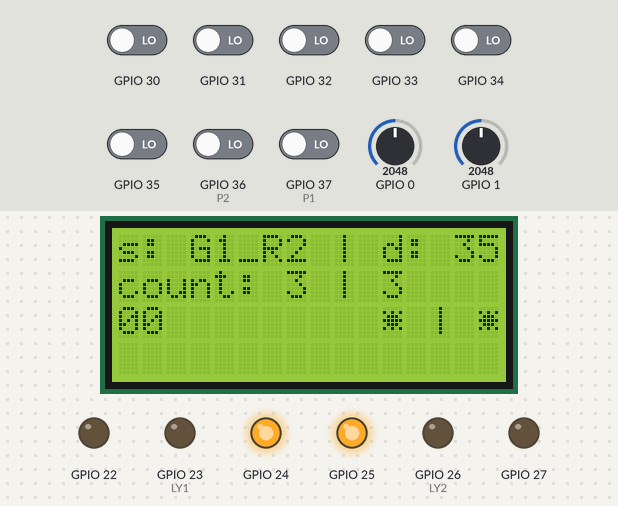
Bench run of a sketch on a simulated ESP32. On the bench: 16×4 character LCD, output pins drawn as LEDs (lit = HIGH). Dashed ring = blinking. The inputs (shaded band) are chosen by the test bench; at power-on: GPIO 30–35, GPIO 36 (P2), GPIO 37 (P1) LOW, GPIO 0 = 2048, GPIO 1 = 2048.

Above: at 1.2 s.
1.3 s: GPIO 0 set to 314
4.3 s: GPIO 0 set to 270
At 5.2 s:
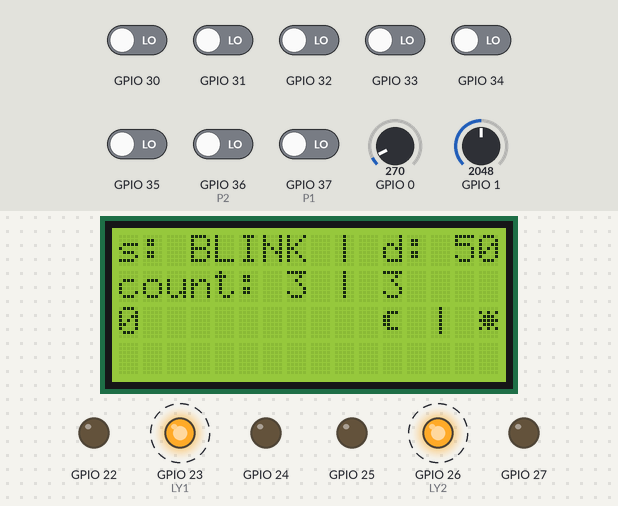
7.3 s: GPIO 1 set to 324
8.8 s: GPIO 1 set to 283
At 10.2 s:
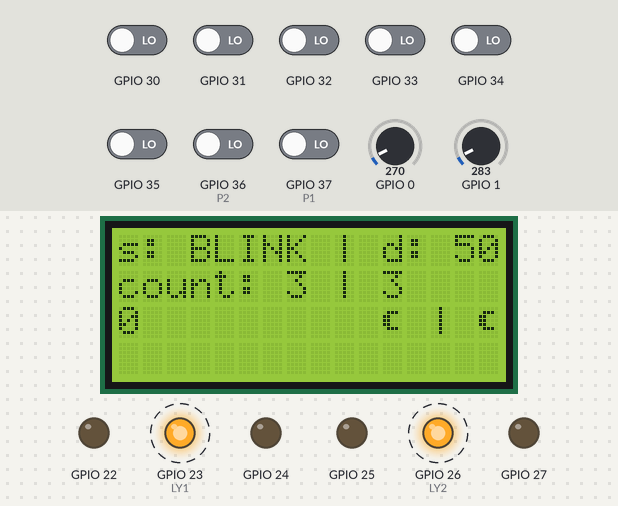
11.8 s: GPIO 0 set to 340
At 13.2 s:
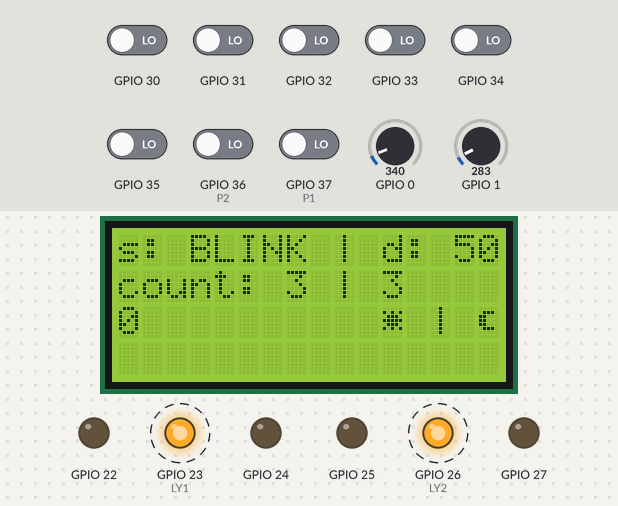
14.8 s: GPIO 30 driven HIGH
At 15.7 s:
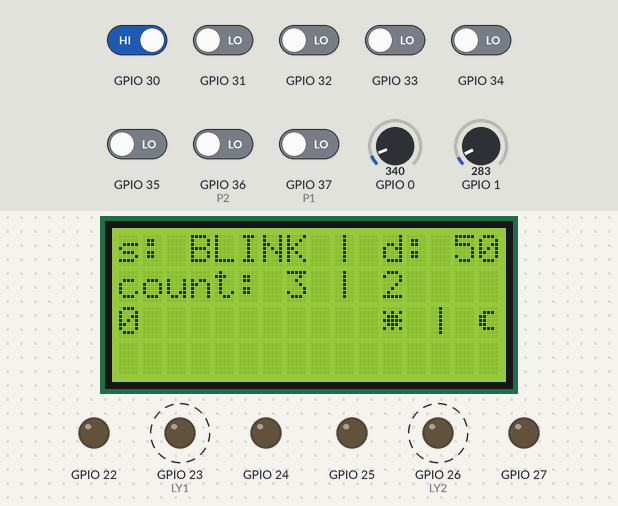
Timing chart, 0 to 17.8 s (numbered marks = the images above; inputs shaded):
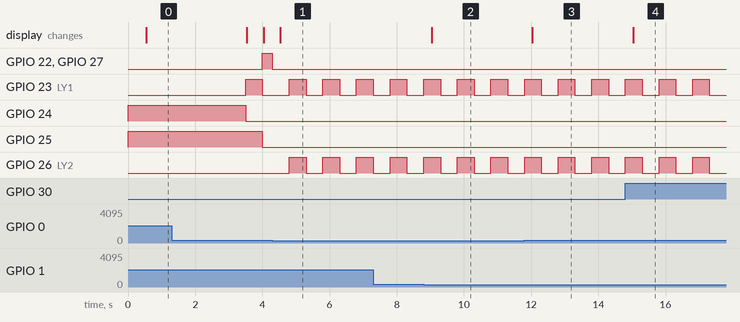

Measured:
- the behaviour switches between 300 and 299 on GPIO 0 (found by bisection; images 0 and 1)
- the behaviour switches between 300 and 299 on GPIO 1 (found by bisection; images 1 and 2)
- after the input at 4.3 s, GPIO 22, GPIO 27: HIGH → LOW at once; GPIO 23 (LY1), GPIO 26 (LY2): alternates HIGH for 0.50 s and LOW for 0.50 s, starting after 0.50 s; the display: changes after 0.24 s (image 1)
- after the input at 8.8 s, the display: changes after 0.24 s (image 2)
- after the input at 11.8 s, the display: changes after 0.24 s (image 3)
- after the input at 14.8 s, the display: changes after 0.24 s (image 4)

The sketch:

SmartCity.ino.ino
```cpp
#include <LiquidCrystal_I2C.h>

#include <Wire.h>

#include "TrafficLight.h"
#include "LightSensor.h"
#include "InfraredSensor.h"
#include "Button.h"

#define LDR1 0  // LDR Light sensor from traffic light 1 connected in pin A0
#define LDR2 1  // LDR Light sensor from traffic light 2 connected in pin A1
#define P1 37   // Botón de semáforo 1 conectado en pin 37
#define P2 36   // Botón de semáforo 2 conectado en pin 36
#define LR1 22  // Luz roja de semáforo 1 conectada en pin 22
#define LY1 23  // Luz amarilla de semáforo 1 conectada en pin 23
#define LG1 24  // Luz verde de semáforo 1 conectada en pin 24
#define LR2 25  // Luz roja de semáforo 2 conectada en pin 25
#define LG2 27  // Luz verde de semáforo 2 conectada en pin 27
#define LY2 26  // Luz amarilla de semáforo 2 conectada en pin 26

#define CNY1 35  // Infrared sensor 1 in traffic light 1 connected in pin 35
#define CNY2 34  // Infrared sensor 2 in traffic light 1 connected in pin 34
#define CNY3 33  // Infrared sensor 3 in traffic light 1 connected in pin 33
#define CNY4 32  // Infrared sensor 4 in traffic light 2 connected in pin 32
#define CNY5 31  // Infrared sensor 5 in traffic light 2 connected in pin 31
#define CNY6 30  // Infrared sensor 6 in traffic light 2 connected in pin 30

#define GREEN_TIME1 3500       // Green time for light 1
#define YELLOW_TIME1 500       // Yellow time for light 1
#define RED_TIME1 4000         // Red time for light 1
#define GREEN_TIME2 3500       // Green time for light 2
#define YELLOW_TIME2 500       // Yellow time for light 2
#define RED_TIME2 4000         // Red time for light 2
#define BLINKING_DURATION 500  // Blinking duration
#define PEDESTRIAN_DEBOUNCE 2000

#define DEBOUNCE_DELAY 500  // Debounce delay in milliseconds
#define LCD_UPDATE_INTERVAL 500 // Update LCD every 100 milliseconds

byte sunIcon[8] = {
  0b00000,
  0b10101,
  0b01110,
  0b11111,
  0b01110,
  0b10101,
  0b00000,
  0b00000
};

byte moonIcon[8] = {
  0b00000,
  0b01110,
  0b11000,
  0b11000,
  0b11000,
  0b01110,
  0b00000,
  0b00000
};

// Initialize the LCD
LiquidCrystal_I2C lcd(0x27, 16, 4); // Set the LCD address to 0x27 for a 16 chars and 4 line display

LightSensor ls1(LDR1);
LightSensor ls2(LDR2);

InfraredSensor is1l1(CNY1);
InfraredSensor is2l1(CNY2);
InfraredSensor is3l1(CNY3);
InfraredSensor is1l2(CNY4);
InfraredSensor is2l2(CNY5);
InfraredSensor is3l2(CNY6);

InfraredSensor issl1[3] = { is1l1, is2l1, is3l1 };
InfraredSensor issl2[3] = { is1l2, is2l2, is3l2 };

Button button1(P2, DEBOUNCE_DELAY);
Button button2(P1, DEBOUNCE_DELAY);

TrafficLight light1(LR1, LY1, LG1, ls1, issl1, button1);  // Semáforo 1
TrafficLight light2(LR2, LY2, LG2, ls2, issl2, button2);  // Semáforo 2

enum TrafficLightState {
  GREEN1_RED2,
  YELLOW1_RED2,
  RED1_GREEN2,
  RED1_YELLOW2,
  BLINKING
};

TrafficLightState currentState;
unsigned long previousMillis = 0;
unsigned long previousLCDMillis = 0;
unsigned long stateDuration = 0;
bool blinkingState = false;
bool pedestrianDebounce = false;

void updateLCD(unsigned long currentMillis) {
  if (currentMillis - previousLCDMillis < LCD_UPDATE_INTERVAL) return;

  previousLCDMillis = currentMillis;

  lcd.clear();
  lcd.setCursor(0, 0);
  lcd.print("s: ");
  switch (currentState) {
    case GREEN1_RED2:
      lcd.print("G1_R2");
      break;
    case YELLOW1_RED2:
      lcd.print("Y1_R2");
      break;
    case RED1_GREEN2:
      lcd.print("R1_G2");
      break;
    case RED1_YELLOW2:
      lcd.print("R1_Y2");
      break;
    case BLINKING:
      lcd.print("BLINK");
      break;
  }
  lcd.print(" | d: ");
  lcd.print(stateDuration);

  lcd.setCursor(0, 1);
  lcd.print("count: ");
  lcd.print(light1.getVehicleCount());
  lcd.print(" | ");
  lcd.print(light2.getVehicleCount());
  lcd.setCursor(7, 2);
  lcd.write(light1.isNight() ? byte(1) : byte(0));
  lcd.print(" | ");
  lcd.write(light2.isNight() ? byte(1) : byte(0));
}

void updateTimingWeights(unsigned long currentMillis) {
  int vehicleCount1 = light1.getVehicleCount();
  int vehicleCount2 = light2.getVehicleCount();

  // Calculate the difference
  int diff = abs(vehicleCount1 - vehicleCount2);

  // Default green times
  unsigned long greenTime1 = GREEN_TIME1;
  unsigned long greenTime2 = GREEN_TIME2;

  if (vehicleCount1 == 0 && vehicleCount2 > 0) {
    greenTime2 = GREEN_TIME2 * 2;  // Double the green time if no vehicles in light1
  } else if (vehicleCount2 == 0 && vehicleCount1 > 0) {
    greenTime1 = GREEN_TIME1 * 2;  // Double the green time if no vehicles in light2
  } else if (diff == 1) {
    if (vehicleCount1 > vehicleCount2) {
      greenTime1 = GREEN_TIME1 * 1.2;  // 20% longer
      greenTime2 = GREEN_TIME2 * 0.8;  // 20% shorter
    } else {
      greenTime1 = GREEN_TIME1 * 0.8;  // 20% shorter
      greenTime2 = GREEN_TIME2 * 1.2;  // 20% longer
    }
  } else if (diff >= 2) {
    if (vehicleCount1 > vehicleCount2) {
      greenTime1 = GREEN_TIME1 * 1.5;  // 50% longer
      greenTime2 = GREEN_TIME2 * 0.5;  // 50% shorter
    } else {
      greenTime1 = GREEN_TIME1 * 0.5;  // 50% shorter
      greenTime2 = GREEN_TIME2 * 1.5;  // 50% longer
    }
  }

  // Update the state duration based on the current state
  if (currentState == GREEN1_RED2) {
    stateDuration = greenTime1;
  } else if (currentState == RED1_GREEN2) {
    stateDuration = greenTime2;
  }
}

void updatePedestrianButtons(unsigned long currentMillis) {
  // Update button states
  button1.update();
  button2.update();

  if (pedestrianDebounce && (currentMillis - previousMillis >= PEDESTRIAN_DEBOUNCE)) pedestrianDebounce = false;
  // Handle button presses to transition faster
  if (!pedestrianDebounce && (button1.wasPressed() || button2.wasPressed())) {

    if (currentState == GREEN1_RED2 || currentState == RED1_GREEN2)
      stateDuration = 0;  // Transition to yellow immediately

    Serial.println(currentState);
    Serial.println(stateDuration);
    button1.reset();
    button2.reset();
    pedestrianDebounce = true;
  }
}

void updateLightSensors(unsigned long currentMillis) {
  // Check for night mode
  bool nightMode = light1.isNight() || light2.isNight();

  if (nightMode && currentState != BLINKING) {
    // Switch to blinking state immediately
    light1.setBlinking();
    light2.setBlinking();
    currentState = BLINKING;
    previousMillis = currentMillis;
    stateDuration = BLINKING_DURATION;
  } else if (!nightMode && currentState == BLINKING) {
    // Switch back to initial state
    currentState = GREEN1_RED2;
    previousMillis = currentMillis;
    stateDuration = GREEN_TIME1;
    light1.setGreen();
    light2.setRed();
  }
}

void updateTrafficLights(unsigned long currentMillis) {
  // Update the state machine
  if (currentMillis - previousMillis >= stateDuration) {
    previousMillis = currentMillis;

    switch (currentState) {
      case GREEN1_RED2:
        light1.setYellow();
        light2.setRed();
        currentState = YELLOW1_RED2;
        stateDuration = YELLOW_TIME1;
        break;

      case YELLOW1_RED2:
        light1.setRed();
        light2.setGreen();
        currentState = RED1_GREEN2;
        stateDuration = GREEN_TIME2;
        break;

      case RED1_GREEN2:
        light1.setRed();
        light2.setYellow();
        currentState = RED1_YELLOW2;
        stateDuration = YELLOW_TIME2;
        break;

      case RED1_YELLOW2:
        light1.setGreen();
        light2.setRed();
        currentState = GREEN1_RED2;
        stateDuration = GREEN_TIME1;
        break;

      case BLINKING:
        blinkingState = !blinkingState;
        digitalWrite(LY1, blinkingState ? HIGH : LOW);
        digitalWrite(LY2, blinkingState ? HIGH : LOW);
        stateDuration = BLINKING_DURATION;
        break;
    }
  }
}

void setup() {
  // Inicializa la máquina de estados
  currentState = GREEN1_RED2;
  previousMillis = millis();
  stateDuration = GREEN_TIME1;  // Initial green time for light 1

  light1.initialize();
  light1.setGreen();
  light2.initialize();
  light2.setRed();

  lcd.begin();
  lcd.backlight();

  // Create custom characters
  lcd.createChar(0, sunIcon);
  lcd.createChar(1, moonIcon);

  updateLCD(millis());

  Serial.begin(9600);
}

void loop() {
  unsigned long currentMillis = millis();

  updateTimingWeights(currentMillis);

  updatePedestrianButtons(currentMillis);

  updateLightSensors(currentMillis);

  updateTrafficLights(currentMillis);

  updateLCD(currentMillis);
}
```

Button.cpp
```cpp
#include "Button.h"
#include <Arduino.h>

Button::Button(int pin, unsigned long debounceDelay) {
    this->pin = pin;
    this->debounceDelay = debounceDelay;
    pinMode(pin, INPUT);
    wasPressedInCycle = false;
    lastDebounceTime = 0;
}

void Button::update() {
  bool reading = digitalRead(pin);
  if ((reading == HIGH) && ((millis() - lastDebounceTime) > debounceDelay)) {
    Serial.print("Button changed: ");
    wasPressedInCycle = reading;
    Serial.println(wasPressedInCycle);
    lastDebounceTime = millis();
  }
}

bool Button::wasPressed() {
  return wasPressedInCycle;
}

void Button::reset() {
  wasPressedInCycle = false;
}
```

Button.h
```cpp
#ifndef BUTTON_H
#define BUTTON_H

class Button {
private:
  int pin;
  bool wasPressedInCycle;
  unsigned long lastDebounceTime;
  unsigned long debounceDelay;

public:
  Button(int pin, unsigned long debounceDelay = 50);
  void update();
  bool wasPressed();
  void reset();
};

#endif
```

Co2Sensor.cpp
```cpp
#include "Co2Sensor.h"
#include <Arduino.h>
#include <math.h>

Co2Sensor::Co2Sensor(int sensorPin, float zeroPoint, float reaction, float gain) {
  pin = sensorPin;
  zeroPointVoltage = zeroPoint;
  reactionVoltage = reaction;
  dcGain = gain;
  co2Curve[0] = 2.602;
  co2Curve[1] = zeroPointVoltage;
  co2Curve[2] = reaction / (2.602 - 3);
  pinMode(pin, INPUT);
}

float Co2Sensor::GetValue() {
  float volts = analogRead(pin) * 5.0 / 1023.0;  // Convert CO2 ADC to volts
  if (volts / dcGain >= zeroPointVoltage) {
    return -1;  // Indicate an error reading CO2
  } else {
    return pow(10, ((volts / dcGain) - co2Curve[1]) / co2Curve[2] + co2Curve[0]);
  }
}
```

Co2Sensor.h
```cpp
#ifndef CO2_SENSOR_H
#define CO2_SENSOR_H

class Co2Sensor {
private:
  int pin;
  float zeroPointVoltage;
  float reactionVoltage;
  float dcGain;
  float co2Curve[3];

public:
  Co2Sensor(int sensorPin, float zeroPoint, float reaction, float gain);
  float GetValue();
};

#endif
```

InfraredSensor.cpp
```cpp
#include "InfraredSensor.h"
#include <Arduino.h>

InfraredSensor::InfraredSensor(int sensorPin) {
  pin = sensorPin;
  pinMode(pin, INPUT);
}

bool InfraredSensor::isVehiclePresent() {
  return digitalRead(pin) == LOW;
}
```

InfraredSensor.h
```cpp
#ifndef INFRARED_SENSOR_H
#define INFRARED_SENSOR_H

class InfraredSensor {
private:
  int pin;

public:
  InfraredSensor(int sensorPin);
  bool isVehiclePresent();
};

#endif
```

LightSensor.cpp
```cpp
#include "TrafficLight.h"
#include <Arduino.h>

LightSensor::LightSensor(int pin) {
  analogPin = pin;
}

int LightSensor::read() {
  return analogRead(analogPin);
}

bool LightSensor::isNightTime() {
  return read() < 300;
}
```

LightSensor.h
```cpp
#ifndef LIGHT_SENSOR_H
#define LIGHT_SENSOR_H

class LightSensor {
private:
  int analogPin;

public:
  LightSensor(int pin);
  int read();
  bool isNightTime();
};

#endif
```

TrafficLight.cpp
```cpp
#include "TrafficLight.h"
#include "InfraredSensor.h"
#include <Arduino.h>

TrafficLight::TrafficLight(
  int red,
  int yellow,
  int green,
  LightSensor ls1,
  InfraredSensor pss[],
  Button b1)
  : ls(ls1),
    pedestrianButton(b1),
    presenceSensors{ pss[0], pss[1], pss[2] }
  {
  redPin = red;
  yellowPin = yellow;
  greenPin = green;

  pinMode(redPin, OUTPUT);
  pinMode(yellowPin, OUTPUT);
  pinMode(greenPin, OUTPUT);

  initialize();
}

void TrafficLight::initialize() {
  digitalWrite(redPin, LOW);
  digitalWrite(yellowPin, LOW);
  digitalWrite(greenPin, LOW);
}

void TrafficLight::setGreen() {
  digitalWrite(redPin, LOW);
  digitalWrite(yellowPin, LOW);
  digitalWrite(greenPin, HIGH);
}

void TrafficLight::setYellow() {
  digitalWrite(greenPin, LOW);
  digitalWrite(yellowPin, HIGH);
}

void TrafficLight::setRed() {
  digitalWrite(yellowPin, LOW);
  digitalWrite(redPin, HIGH);
}

void TrafficLight::setBlinking() {
  digitalWrite(redPin, LOW);
  digitalWrite(yellowPin, LOW);
  digitalWrite(greenPin, LOW);
}

bool TrafficLight::isNight() {
  return ls.isNightTime();  // Using isNightTime() method from LightSensor
}

int TrafficLight::getVehicleCount() {
  int count = 0;
  for (unsigned short i = 0; i < 3; i++) {
    count += presenceSensors[i].isVehiclePresent();
  }
  return count;
}
```

TrafficLight.h
```cpp
#ifndef TRAFFIC_LIGHT_H
#define TRAFFIC_LIGHT_H

#include "LightSensor.h"
#include "InfraredSensor.h"
#include "Button.h"

enum State {
  RED,
  GREEN,
  YELLOW,
  BLINKING_YELLOW
};

class TrafficLight {
private:
  int redPin;
  int yellowPin;
  int greenPin;
  LightSensor ls;
  InfraredSensor presenceSensors[3];

public:
  TrafficLight(
    int red,
    int yellow,
    int green,
    LightSensor ls1,
    InfraredSensor pss[],
    Button b1
  );
  Button pedestrianButton;
  int getVehicleCount();
  void initialize();
  void setGreen();
  void setYellow();
  void setRed();
  void setBlinking();
  bool isNight();
};

#endif
```
